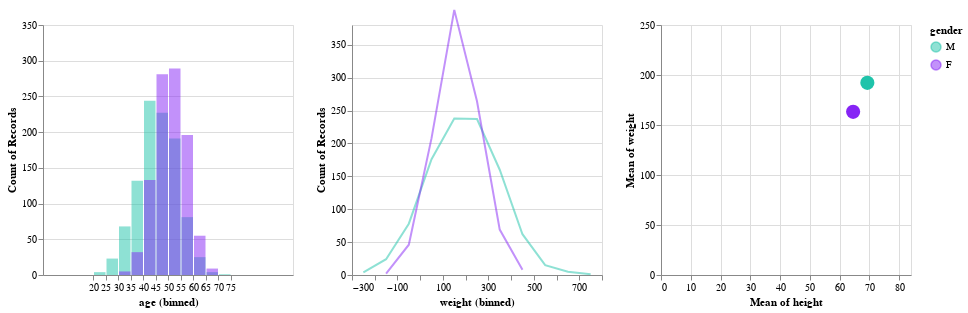

Vega-Lite specification stored for this chart:
### Vega-Lite specification from a JSON file in a GitHub repository (floating-point values rounded to 4 significant figures; data arrays with more than 128 entries replaced by an {"elided": "..."} marker saying what was removed)
{"config": {"view": {"continuousWidth": 400, "continuousHeight": 300}}, "hconcat": [{"mark": {"type": "bar", "opacity": 0.5, "thickness": 100}, "encoding": {"color": {"field": "gender", "scale": {"domain": ["M", "F"], "range": ["#1FC3AA", "#8624F5"]}, "type": "nominal"}, "x": {"bin": {"step": 5}, "field": "age", "scale": {"domain": [0, 100]}, "type": "quantitative"}, "y": {"aggregate": "count", "scale": {"domain": [0, 350]}, "stack": null, "type": "quantitative"}}, "height": 250, "selection": {"selector012": {"type": "single", "empty": "all", "fields": ["gender"]}}, "transform": [{"filter": {"selection": "selector012"}}], "width": 250}, {"mark": {"type": "line", "opacity": 0.5, "thickness": 100}, "encoding": {"color": {"field": "gender", "scale": {"domain": ["M", "F"], "range": ["#1FC3AA", "#8624F5"]}, "type": "nominal"}, "x": {"bin": {"step": 100}, "field": "weight", "type": "quantitative"}, "y": {"aggregate": "count", "scale": {"domain": [0, 380]}, "stack": null, "type": "quantitative"}}, "height": 250, "selection": {"selector012": {"type": "single", "empty": "all", "fields": ["gender"]}}, "transform": [{"filter": {"selection": "selector012"}}], "width": 250}, {"mark": {"type": "point", "filled": true, "size": 200}, "encoding": {"color": {"condition": {"field": "gender", "scale": {"domain": ["M", "F"], "range": ["#1FC3AA", "#8624F5"]}, "type": "nominal", "selection": "selector012"}, "value": "lightgray"}, "x": {"aggregate": "mean", "field": "height", "scale": {"domain": [0, 84]}, "type": "quantitative"}, "y": {"aggregate": "mean", "field": "weight", "scale": {"domain": [0, 250]}, "type": "quantitative"}}, "height": 250, "selection": {"selector012": {"type": "single", "empty": "all", "fields": ["gender"]}}, "width": 250}], "data": {"name": "data-712c6a7fc9a6bf05ff225207cb1df76f"}, "$schema": "https://vega.github.io/schema/vega-lite/v4.17.0.json", "datasets": {"data-712c6a7fc9a6bf05ff225207cb1df76f": {"elided": "2000 records"}}}
